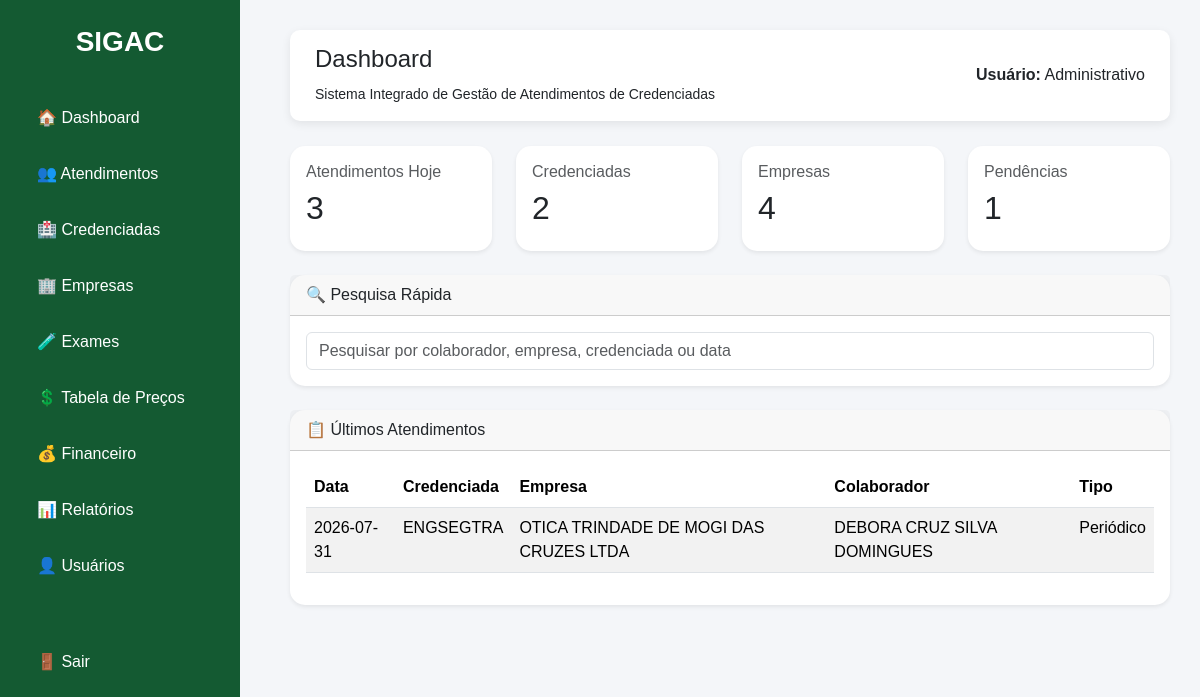
/dashboard (signed in), run on the app's committed database.
### tables this page shows
CREATE TABLE atendimentos(

        id INTEGER PRIMARY KEY AUTOINCREMENT,

        data_atendimento DATE NOT NULL,

        credenciada_id INTEGER NOT NULL,

        empresa_id INTEGER NOT NULL,

        colaborador TEXT NOT NULL,

        tipo_atendimento TEXT NOT NULL,

        observacoes TEXT, situacao_financeira TEXT
            DEFAULT 'FATURAR',

        FOREIGN KEY (credenciada_id)
            REFERENCES credenciadas(id),

        FOREIGN KEY (empresa_id)
            REFERENCES empresas(id)

    );

CREATE TABLE credenciadas(

        id INTEGER PRIMARY KEY AUTOINCREMENT,

        nome TEXT NOT NULL,

        tipo_cobranca TEXT NOT NULL,

        email TEXT,

        telefone TEXT,

        contato TEXT,

        observacoes TEXT,

        observacoes_internas TEXT,

        situacao_financeira TEXT DEFAULT NULL

    );

CREATE TABLE empresas(

        id INTEGER PRIMARY KEY AUTOINCREMENT,

        credenciada_id INTEGER NOT NULL,

        nome TEXT NOT NULL,

        FOREIGN KEY (credenciada_id)
            REFERENCES credenciadas(id)

    );

### app.py (the view)
@app.route("/dashboard")
def dashboard():
    if "usuario" not in session:
        return redirect("/")
    conexao = conectar()
    cursor = conexao.cursor()
    cursor.execute("SELECT COUNT(*) AS total FROM atendimentos")
    total_atendimentos = cursor.fetchone()["total"]
    cursor.execute("SELECT COUNT(*) AS total FROM credenciadas")
    total_credenciadas = cursor.fetchone()["total"]
    cursor.execute("SELECT COUNT(*) AS total FROM empresas")
    total_empresas = cursor.fetchone()["total"]
    cursor.execute("SELECT COUNT(*) AS total FROM exames")
    total_exames = cursor.fetchone()["total"]
    cursor.execute("""
        SELECT
            a.data_atendimento,
            c.nome AS credenciada,
            e.nome AS empresa,
            a.colaborador,
            a.tipo_atendimento
        FROM atendimentos a
        JOIN credenciadas c
            ON c.id = a.credenciada_id
        JOIN empresas e
            ON e.id = a.empresa_id
        ORDER BY a.id DESC
        LIMIT 10
    """)
    ultimos_atendimentos = cursor.fetchall()
    conexao.close()
    return render_template(
        "dashboard.html",
        total_atendimentos=total_atendimentos,
        total_credenciadas=total_credenciadas,
        total_empresas=total_empresas,
        total_exames=total_exames,
        ultimos_atendimentos=ultimos_atendimentos
    )

### database/database.py (called while the page is built)
def conectar():
    conexao = sqlite3.connect("sigac.db")
    conexao.row_factory = sqlite3.Row
    return conexao

### templates/dashboard.html
{% extends "base.html" %}
{% block conteudo %}
<div class="row">
    <div class="col-md-3 mb-4">
        <div class="card shadow-sm">
            <div class="card-body">
                <h6 class="text-muted">Atendimentos Hoje</h6>
  <h2>{{ total_atendimentos }}</h2>
            </div>
        </div>
    </div>
    <div class="col-md-3 mb-4">
        <div class="card shadow-sm">
            <div class="card-body">
                <h6 class="text-muted">Credenciadas</h6>
<h2>{{ total_credenciadas }}</h2>
            </div>
        </div>
    </div>
    <div class="col-md-3 mb-4">
        <div class="card shadow-sm">
            <div class="card-body">
                <h6 class="text-muted">Empresas</h6>
<h2>{{ total_empresas }}</h2>
            </div>
        </div>
    </div>
    <div class="col-md-3 mb-4">
        <div class="card shadow-sm">
            <div class="card-body">
                <h6 class="text-muted">Pendências</h6>
<h2>{{ total_exames }}</h2>
            </div>
        </div>
    </div>
</div>
<div class="card shadow-sm mb-4">
    <div class="card-header">
        🔍 Pesquisa Rápida
    </div>
    <div class="card-body">
        <input
            class="form-control"
            type="text"
            placeholder="Pesquisar por colaborador, empresa, credenciada ou data">
    </div>
</div>
<div class="card shadow-sm">
    <div class="card-header">
        📋 Últimos Atendimentos
    </div>
    <div class="card-body">
        <table class="table table-striped">
            <thead>
                <tr>
                    <th>Data</th>
                    <th>Credenciada</th>
                    <th>Empresa</th>
                    <th>Colaborador</th>
                    <th>Tipo</th>
                </tr>
            </thead>
<tbody>
{% if ultimos_atendimentos %}
    {% for atendimento in ultimos_atendimentos %}
    <tr>
        <td>{{ atendimento.data_atendimento }}</td>
        <td>{{ atendimento.credenciada }}</td>
        <td>{{ atendimento.empresa }}</td>
        <td>{{ atendimento.colaborador }}</td>
        <td>{{ atendimento.tipo_atendimento }}</td>
    </tr>
    {% endfor %}
{% else %}
    <tr>
        <td colspan="5" class="text-center">
            Nenhum atendimento cadastrado.
        </td>
    </tr>
{% endif %}
</tbody>
        </table>
    </div>
</div>
{% endblock %}

### templates/base.html (style rules this page uses)
body { background:#f4f6f9; font-family:Arial, Helvetica, sans-serif; }
.card { border:none; border-radius:15px; }

### data on the page
atendimentos: data_atendimento "2026-07-31", credenciada "ENGSEGTRA", empresa "OTICA TRINDADE DE MOGI DAS CRUZES LTDA", colaborador "DEBORA CRUZ SILVA DOMINGUES", tipo_atendimento "Periódico"

### other printed values
{{ total_atendimentos }} "3"
{{ total_credenciadas }} "2"
{{ total_empresas }} "4"
{{ total_exames }} "1"
